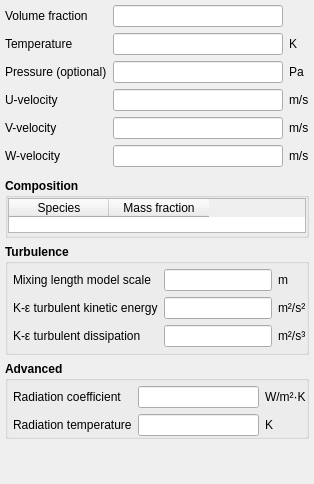
             <widget class="QWidget" name="page_fluid">
              <layout class="QVBoxLayout" name="verticalLayout_2">
               <property name="spacing">
                <number>6</number>
               </property>
               <property name="leftMargin">
                <number>5</number>
               </property>
               <property name="topMargin">
                <number>5</number>
               </property>
               <property name="rightMargin">
                <number>5</number>
               </property>
               <property name="bottomMargin">
                <number>5</number>
               </property>
               <item>
                <widget class="QWidget" name="frame_fluid_parameters" native="true">
                 <layout class="QGridLayout" name="gridLayout_3">
                  <property name="leftMargin">
                   <number>0</number>
                  </property>
                  <property name="topMargin">
                   <number>0</number>
                  </property>
                  <property name="rightMargin">
                   <number>0</number>
                  </property>
                  <property name="bottomMargin">
                   <number>5</number>
                  </property>
                  <item row="1" column="1">
                   <widget class="LineEdit" name="lineedit_keyword_ic_t_g_args_IC"/>
                  </item>
                  <item row="0" column="0">
                   <widget class="QLabel" name="label_ic_ep_g">
                    <property name="text">
                     <string>Volume fraction</string>
                    </property>
                   </widget>
                  </item>
                  <item row="3" column="2">
                   <widget class="QLabel" name="label_ic_u_g_units">
                    <property name="text">
                     <string>m/s</string>
                    </property>
                   </widget>
                  </item>
                  <item row="3" column="0">
                   <widget class="QLabel" name="label_ic_u_g">
                    <property name="text">
                     <string>U-velocity</string>
                    </property>
                   </widget>
                  </item>
                  <item row="4" column="2">
                   <widget class="QLabel" name="label_ic_v_g_units">
                    <property name="text">
                     <string>m/s</string>
                    </property>
                   </widget>
                  </item>
                  <item row="5" column="0">
                   <widget class="QLabel" name="label_ic_v_w">
                    <property name="text">
                     <string>W-velocity</string>
                    </property>
                   </widget>
                  </item>
                  <item row="5" column="2">
                   <widget class="QLabel" name="label_ic_v_w_units">
                    <property name="text">
                     <string>m/s</string>
                    </property>
                   </widget>
                  </item>
                  <item row="4" column="1">
                   <widget class="LineEdit" name="lineedit_keyword_ic_v_g_args_IC"/>
                  </item>
                  <item row="1" column="2">
                   <widget class="QLabel" name="label_ic_t_g_units">
                    <property name="text">
                     <string>K</string>
                    </property>
                   </widget>
                  </item>
                  <item row="3" column="1">
                   <widget class="LineEdit" name="lineedit_keyword_ic_u_g_args_IC"/>
                  </item>
                  <item row="2" column="2">
                   <widget class="QLabel" name="label_ic_p_g_units">
                    <property name="text">
                     <string>Pa</string>
                    </property>
                   </widget>
                  </item>
                  <item row="0" column="1">
                   <widget class="LineEdit" name="lineedit_keyword_ic_ep_g_args_IC">
                    <property name="readOnly">
                     <bool>true</bool>
                    </property>
                   </widget>
                  </item>
                  <item row="2" column="1">
                   <widget class="LineEdit" name="lineedit_keyword_ic_p_g_args_IC"/>
                  </item>
                  <item row="1" column="0">
                   <widget class="QLabel" name="label_ic_t_g">
                    <property name="text">
                     <string>Temperature</string>
                    </property>
                   </widget>
                  </item>
                  <item row="5" column="1">
                   <widget class="LineEdit" name="lineedit_keyword_ic_w_g_args_IC"/>
                  </item>
                  <item row="4" column="0">
                   <widget class="QLabel" name="label_ic_v_g">
                    <property name="text">
                     <string>V-velocity</string>
                    </property>
                   </widget>
                  </item>
                  <item row="2" column="0">
                   <widget class="QLabel" name="label_ic_p_g">
                    <property name="text">
                     <string>Pressure (optional)</string>
                    </property>
                   </widget>
                  </item>
                 </layout>
                </widget>
               </item>
               <item>
                <widget class="QGroupBox" name="groupbox_fluid_composition">
                 <property name="font">
                  <font>
                   <weight>75</weight>
                   <bold>true</bold>
                  </font>
                 </property>
                 <property name="title">
                  <string>Composition</string>
                 </property>
                 <property name="flat">
                  <bool>true</bool>
                 </property>
                 <layout class="QGridLayout" name="gridLayout_14">
                  <property name="leftMargin">
                   <number>0</number>
                  </property>
                  <property name="topMargin">
                   <number>0</number>
                  </property>
                  <property name="rightMargin">
                   <number>0</number>
                  </property>
                  <property name="bottomMargin">
                   <number>2</number>
                  </property>
                  <property name="spacing">
                   <number>6</number>
                  </property>
                  <item row="0" column="0">
                   <widget class="QTableWidget" name="tablewidget_fluid_mass_fraction">
                    <property name="maximumSize">
                     <size>
                      <width>16777215</width>
                      <height>35</height>
                     </size>
                    </property>
                    <property name="font">
                     <font>
                      <weight>50</weight>
                      <bold>false</bold>
                     </font>
                    </property>
                    <property name="selectionMode">
                     <enum>QAbstractItemView::NoSelection</enum>
                    </property>
                    <attribute name="verticalHeaderVisible">
                     <bool>false</bool>
                    </attribute>
                    <column>
                     <property name="text">
                      <string>Species</string>
                     </property>
                    </column>
                    <column>
                     <property name="text">
                      <string>Mass fraction</string>
                     </property>
                    </column>
                   </widget>
                  </item>
                 </layout>
                </widget>
               </item>
               <item>
                <widget class="QGroupBox" name="groupbox_turbulence">
                 <property name="font">
                  <font>
                   <weight>75</weight>
                   <bold>true</bold>
                  </font>
                 </property>
                 <property name="title">
                  <string>Turbulence</string>
                 </property>
                 <property name="flat">
                  <bool>true</bool>
                 </property>
                 <layout class="QGridLayout" name="gridLayout_9">
                  <property name="leftMargin">
                   <number>5</number>
                  </property>
                  <property name="topMargin">
                   <number>5</number>
                  </property>
                  <property name="rightMargin">
                   <number>0</number>
                  </property>
                  <property name="bottomMargin">
                   <number>5</number>
                  </property>
                  <item row="0" column="0">
                   <layout class="QGridLayout" name="gridLayout_6">
                    <item row="0" column="0">
                     <widget class="QLabel" name="label_ic_l_scale">
                      <property name="font">
                       <font>
                        <weight>50</weight>
                        <italic>false</italic>
                        <bold>false</bold>
                       </font>
                      </property>
                      <property name="text">
                       <string>Mixing length model scale</string>
                      </property>
                     </widget>
                    </item>
                    <item row="0" column="1">
                     <widget class="LineEdit" name="lineedit_keyword_ic_l_scale_args_IC">
                      <property name="font">
                       <font>
                        <weight>50</weight>
                        <bold>false</bold>
                       </font>
                      </property>
                     </widget>
                    </item>
                    <item row="0" column="2">
                     <widget class="QLabel" name="label_ic_l_scale_units">
                      <property name="font">
                       <font>
                        <weight>50</weight>
                        <bold>false</bold>
                       </font>
                      </property>
                      <property name="text">
                       <string>m</string>
                      </property>
                     </widget>
                    </item>
                    <item row="1" column="0">
                     <widget class="QLabel" name="label_ic_k_turb_g">
                      <property name="font">
                       <font>
                        <weight>50</weight>
                        <bold>false</bold>
                       </font>
                      </property>
                      <property name="text">
                       <string>K-ε turbulent kinetic energy</string>
                      </property>
                     </widget>
                    </item>
                    <item row="1" column="1">
                     <widget class="LineEdit" name="lineedit_keyword_ic_k_turb_g_args_IC">
                      <property name="font">
                       <font>
                        <weight>50</weight>
                        <bold>false</bold>
                       </font>
                      </property>
                     </widget>
                    </item>
                    <item row="1" column="2">
                     <widget class="QLabel" name="label_ic_k_turb_g_units">
                      <property name="font">
                       <font>
                        <weight>50</weight>
                        <bold>false</bold>
                       </font>
                      </property>
                      <property name="text">
                       <string>m²/s²</string>
                      </property>
                     </widget>
                    </item>
                    <item row="2" column="0">
                     <widget class="QLabel" name="label_ic_e_turb_g">
                      <property name="font">
                       <font>
                        <weight>50</weight>
                        <bold>false</bold>
                       </font>
                      </property>
                      <property name="text">
                       <string>K-ε turbulent dissipation</string>
                      </property>
                     </widget>
                    </item>
                    <item row="2" column="1">
                     <widget class="LineEdit" name="lineedit_keyword_ic_e_turb_g_args_IC">
                      <property name="font">
                       <font>
                        <weight>50</weight>
                        <bold>false</bold>
                       </font>
                      </property>
                     </widget>
                    </item>
                    <item row="2" column="2">
                     <widget class="QLabel" name="label_ic_e_turb_g_units">
                      <property name="font">
                       <font>
                        <weight>50</weight>
                        <bold>false</bold>
                       </font>
                      </property>
                      <property name="text">
                       <string>m²/s³</string>
                      </property>
                     </widget>
                    </item>
                   </layout>
                  </item>
                 </layout>
                </widget>
               </item>
               <item>
                <widget class="QGroupBox" name="groupbox_fluid_advanced">
                 <property name="font">
                  <font>
                   <weight>75</weight>
                   <bold>true</bold>
                  </font>
                 </property>
                 <property name="title">
                  <string>Advanced</string>
                 </property>
                 <property name="flat">
                  <bool>true</bool>
                 </property>
                 <layout class="QGridLayout" name="gridLayout_8">
                  <property name="leftMargin">
                   <number>5</number>
                  </property>
                  <property name="topMargin">
                   <number>5</number>
                  </property>
                  <property name="rightMargin">
                   <number>0</number>
                  </property>
                  <property name="bottomMargin">
                   <number>0</number>
                  </property>
                  <item row="0" column="0">
                   <layout class="QGridLayout" name="gridLayout_7">
                    <item row="0" column="0">
                     <widget class="QLabel" name="label_ic_gama_rg">
                      <property name="font">
                       <font>
                        <weight>50</weight>
                        <bold>false</bold>
                       </font>
                      </property>
                      <property name="text">
                       <string>Radiation coefficient</string>
                      </property>
                     </widget>
                    </item>
                    <item row="0" column="1">
                     <widget class="LineEdit" name="lineedit_keyword_ic_gama_rg_args_IC">
                      <property name="font">
                       <font>
                        <weight>50</weight>
                        <bold>false</bold>
                       </font>
                      </property>
                     </widget>
                    </item>
                    <item row="0" column="2">
                     <widget class="QLabel" name="label_ic_gama_rg_units">
                      <property name="font">
                       <font>
                        <weight>50</weight>
                        <bold>false</bold>
                       </font>
                      </property>
                      <property name="text">
                       <string>W/m²·K</string>
                      </property>
                     </widget>
                    </item>
                    <item row="1" column="0">
                     <widget class="QLabel" name="label_ic_t_rg">
                      <property name="font">
                       <font>
                        <weight>50</weight>
                        <bold>false</bold>
                       </font>
                      </property>
                      <property name="text">
                       <string>Radiation temperature</string>
                      </property>
                     </widget>
                    </item>
                    <item row="1" column="1">
                     <widget class="LineEdit" name="lineedit_keyword_ic_t_rg_args_IC">
                      <property name="font">
                       <font>
                        <weight>50</weight>
                        <bold>false</bold>
                       </font>
                      </property>
                     </widget>
                    </item>
                    <item row="1" column="2">
                     <widget class="QLabel" name="label_ic_t_rg_units">
                      <property name="font">
                       <font>
                        <weight>50</weight>
                        <bold>false</bold>
                       </font>
                      </property>
                      <property name="text">
                       <string>K</string>
                      </property>
                     </widget>
                    </item>
                   </layout>
                  </item>
                 </layout>
                </widget>
               </item>
               <item>
                <spacer name="verticalSpacer_2">
                 <property name="orientation">
                  <enum>Qt::Vertical</enum>
                 </property>
                 <property name="sizeHint" stdset="0">
                  <size>
                   <width>20</width>
                   <height>40</height>
                  </size>
                 </property>
                </spacer>
               </item>
              </layout>
             </widget>
